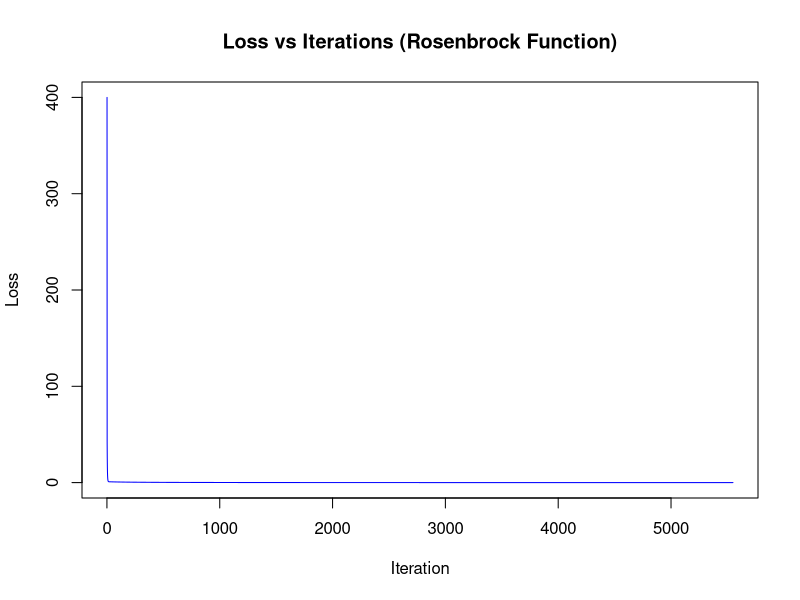

Generate this figure with R:

rosenbrock_loss <- function(x){
  loss <- (1-x[1])^2 + 100*(x[2]-(x[1])^2)^2
  return(loss)
}
rosenbrock_grad <- function(x){
  grad1 <- -2*(1-x[1]) - 400*x[1]*(x[2]-(x[1])^2)
  grad2 <- 200*(x[2]- (x[1])^2)
  grad <- rbind(grad1,grad2)
  return(as.vector(grad))
}
gradient_descent <- function(beta_0, step_size, threshold) {
  converged <- FALSE
  iterations <- 0
  beta <- beta_0
  loss_old <- rosenbrock_loss(beta)
  loss_history <- c(loss_old)  # Store the first loss
  
  
  while (!converged) {
    gradient <- rosenbrock_grad(beta)  # Compute gradient
    beta_new <- beta - step_size * gradient  # Update beta using gradient and step size
    loss_new <- rosenbrock_loss(beta_new)  # Compute new loss
    loss_history <- c(loss_history, loss_new)  # Append new loss
    
    
    # Check for convergence
    if (abs(loss_new - loss_old) < threshold) {
      converged <- TRUE
    }
    
    beta <- beta_new  # Update beta for the next iteration
    loss_old <- loss_new  # Update old loss for next iteration
    iterations <- iterations + 1
  }
  
  return(list(beta = beta, iterations = iterations, loss_history = loss_history))
}
result <- gradient_descent(c(1, -1), 0.001, 1e-6)

# Plot
plot(result$loss_history, type = "l", col = "blue",
     xlab = "Iteration", ylab = "Loss",
     main = "Loss vs Iterations (Rosenbrock Function)")

